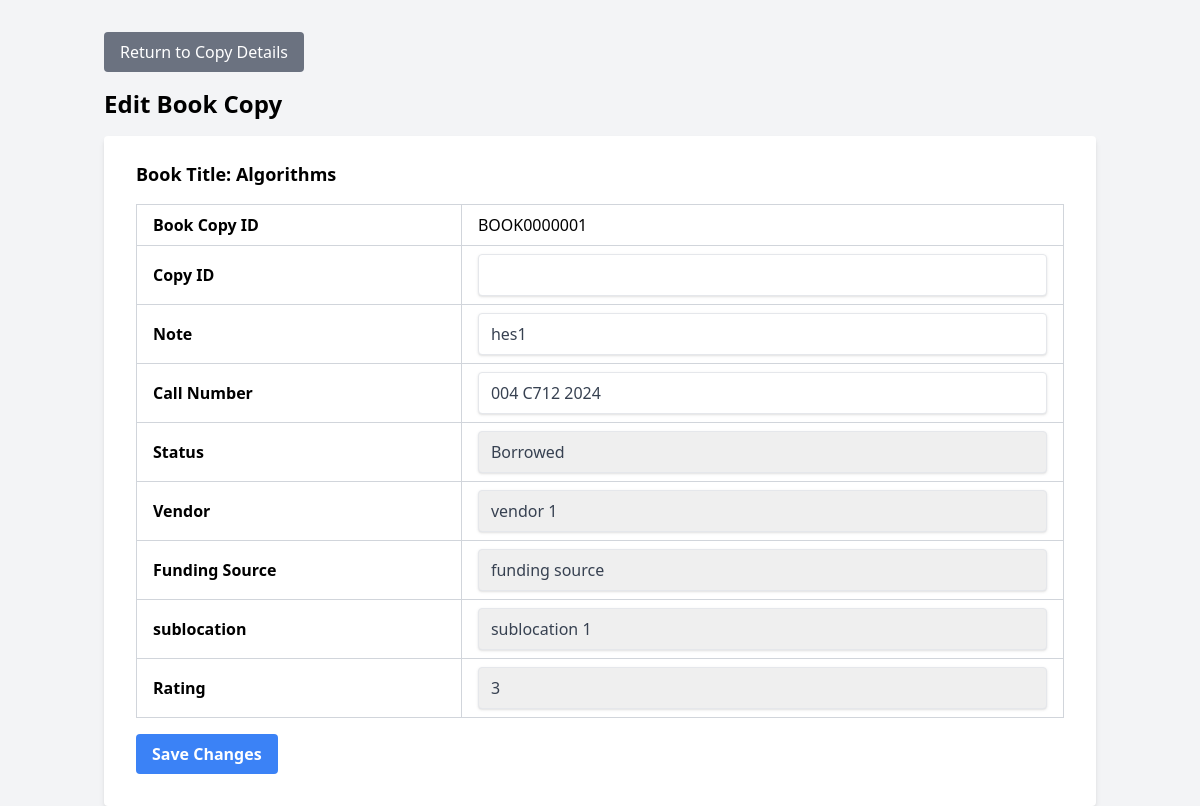
/dashboard/page/include/edit_copy.php?book_copy_ID=807, run on the app's committed database.
### tables this page shows
CREATE TABLE `book_copies` (
  `book_copy_ID` int(11) NOT NULL,
  `book_id` int(11) NOT NULL,
  `book_copy` varchar(50) NOT NULL,
  `copy_ID` varchar(50) NOT NULL,
  `B_title` varchar(255) NOT NULL,
  `status` enum('Available','Borrowed','Reserved') DEFAULT NULL,
  `callNumber` varchar(50) DEFAULT NULL,
  `circulationType` varchar(50) DEFAULT NULL,
  `dateAcquired` date DEFAULT NULL,
  `description1` text DEFAULT NULL,
  `description2` text DEFAULT NULL,
  `description3` text DEFAULT NULL,
  `number1` int(11) DEFAULT NULL,
  `number2` int(11) DEFAULT NULL,
  `number3` int(11) DEFAULT NULL,
  `sublocation` varchar(100) DEFAULT NULL,
  `vendor` varchar(100) DEFAULT NULL,
  `fundingSource` varchar(100) DEFAULT NULL,
  `rating` int(11) NOT NULL DEFAULT 0,
  `note` varchar(50) NOT NULL
);

CREATE TABLE `book` (
  `book_id` int(11) NOT NULL,
  `B_title` varchar(255) NOT NULL,
  `subtitle` varchar(255) DEFAULT NULL,
  `author` varchar(255) DEFAULT NULL,
  `edition` varchar(255) DEFAULT NULL,
  `LCCN` varchar(255) DEFAULT NULL,
  `ISBN` varchar(255) DEFAULT NULL,
  `ISSN` varchar(255) DEFAULT NULL,
  `MT` varchar(255) DEFAULT NULL,
  `ST` varchar(255) DEFAULT NULL,
  `journal` varchar(255) NOT NULL,
  `place` varchar(255) DEFAULT NULL,
  `publisher` varchar(255) DEFAULT NULL,
  `Pdate` date DEFAULT NULL,
  `copyright` varchar(255) DEFAULT NULL,
  `extent` varchar(255) DEFAULT NULL,
  `Odetail` text DEFAULT NULL,
  `size` varchar(255) DEFAULT NULL,
  `url` varchar(255) DEFAULT NULL,
  `Description` text DEFAULT NULL,
  `UTitle` varchar(255) DEFAULT NULL,
  `VForm` varchar(255) DEFAULT NULL,
  `SUTitle` varchar(255) DEFAULT NULL,
  `volume` int(11) DEFAULT NULL,
  `note` varchar(50) DEFAULT NULL,
  `photo` varchar(255) DEFAULT NULL
);

### dashboard/page/include/edit_copy.php (the view, shortened to what this page needs)
<?php
    include '../../config.php';
    $book_copy_ID = isset($_GET['book_copy_ID']) ? $_GET['book_copy_ID'] : '';
    $sql = "SELECT bc.*, b.B_title,
                    v.name AS vendor_name,
                    fs.name AS funding_source_name,
                    sl.name AS sublocation_name
            FROM book_copies bc
            JOIN book b ON bc.book_ID = b.book_ID
            LEFT JOIN vendor v ON bc.vendor = v.name
            LEFT JOIN fundingsource fs ON bc.fundingSource = fs.name
            LEFT JOIN sublocation sl ON bc.sublocation = sl.name
            WHERE bc.book_copy_ID = '" . $conn->real_escape_string($book_copy_ID) . "'";
    $result = $conn->query($sql);
    if (!$result) {
        $message = "Error retrieving copy details: " . $conn->error;
        $message_type = "error";
        $copy_data = [];
    } elseif ($result->num_rows == 0) {
        $message = "No copy found with the specified ID.";
        $message_type = "warning";
        $copy_data = [];
    } else {
        $copy_data = $result->fetch_assoc();
    }
    $vendors_result = $conn->query("SELECT id, name FROM vendor");
    $fund_result = $conn->query("SELECT id, name FROM fundingsource");
    $sub_result = $conn->query("SELECT id, name FROM sublocation");
    $vendors = $vendors_result ? $vendors_result->fetch_all(MYSQLI_ASSOC) : [];
    $funds = $fund_result ? $fund_result->fetch_all(MYSQLI_ASSOC) : [];
    $sublocs = $sub_result ? $sub_result->fetch_all(MYSQLI_ASSOC) : [];
    function renderOptionsById($rows, $selected_id) {
        $options = '';
        $found = false;
        foreach ($rows as $row) {
            if ((string)$row['name'] === (string)$selected_id) {
                $found = true;
                break;
            }
        }
        foreach ($rows as $i => $row) {
            $selected = '';
            if ($found && (string)$row['name'] === (string)$selected_id) {
                $selected = 'selected';
            } elseif (!$found && $i === 0) {
                $selected = 'selected';
            }
            $options .= "<option value='" . htmlspecialchars($row['name']) . "' $selected>" . htmlspecialchars($row['name']) . "</option>";
        }
        return $options;
    }
?>
<!DOCTYPE html>
<html lang="en">
<head>
    <script src="https://cdn.tailwindcss.com"></script>
</head>
<body class="bg-gray-100">
    <div class="container mx-auto mt-8 px-4">
        <a href="../../viewcopy.php?book_copy_ID=<?php echo urlencode($book_copy_ID); ?>"
            class="bg-gray-500 text-white px-4 py-2 rounded hover:bg-gray-600 inline-block mb-4">Return to Copy Details</a>
        <h2 class="text-2xl font-semibold mb-4">Edit Book Copy</h2>
        <?php if (!empty($copy_data)): ?>
        <form method="POST" class="bg-white shadow-md rounded px-8 pt-6 pb-8">
            <div class="mb-4">
                <h3 class="text-lg font-bold">Book Title: <?php echo htmlspecialchars($copy_data['B_title']); ?></h3>
            </div>
            <table class="table-auto w-full border-collapse border border-gray-300">
                <tbody>
                    <tr>
                        <td class="border border-gray-300 px-4 py-2 font-semibold">Book Copy ID</td>
                        <td class="border border-gray-300 px-4 py-2">
                            <?php echo htmlspecialchars($copy_data['book_copy']); ?>
                        </td>
                    </tr>
                    <tr>
                        <td class="border border-gray-300 px-4 py-2 font-semibold">Copy ID</td>
                        <td class="border border-gray-300 px-4 py-2">
                            <input type="text" class="shadow appearance-none border rounded w-full py-2 px-3 text-gray-700 focus:outline-none focus:shadow-outline" id="copy_ID" name="copy_ID" value="<?php echo htmlspecialchars($copy_data['copy_ID']); ?>" >
                        </td>
                    </tr>
                    <tr>
                        <td class="border border-gray-300 px-4 py-2 font-semibold">Note</td>
                        <td class="border border-gray-300 px-4 py-2">
                            <input type="text" class="shadow appearance-none border rounded w-full py-2 px-3 text-gray-700 focus:outline-none focus:shadow-outline" id="note" name="note" value="<?php echo htmlspecialchars($copy_data['note']); ?>" >
                        </td>
                    </tr>
                    <tr>
                        <td class="border border-gray-300 px-4 py-2 font-semibold">Call Number</td>
                        <td class="border border-gray-300 px-4 py-2">
                            <input type="text" class="shadow appearance-none border rounded w-full py-2 px-3 text-gray-700 focus:outline-none focus:shadow-outline" id="callNumber" name="callNumber" value="<?php echo htmlspecialchars($copy_data['callNumber']); ?>" >
                        </td>
                    </tr>
                    <tr>
                        <td class="border border-gray-300 px-4 py-2 font-semibold">Status</td>
                        <td class="border border-gray-300 px-4 py-2">
                            <select class="shadow appearance-none border rounded w-full py-2 px-3 text-gray-700 focus:outline-none focus:shadow-outline" id="status" name="status" >
                                <option value="Borrowed" <?php echo $copy_data['status'] == 'Borrowed' ? 'selected' : ''; ?>>Borrowed</option>
                            </select>
                        </td>
                    </tr>
                    <tr>
                        <td class="border border-gray-300 px-4 py-2 font-semibold">Vendor</td>
                        <td class="border border-gray-300 px-4 py-2">
                            <select name="vendor" id="vendor" class="shadow appearance-none border rounded w-full py-2 px-3 text-gray-700 focus:outline-none focus:shadow-outline">
                            <?php echo renderOptionsById($vendors, $copy_data['vendor']); ?>
                            </select>
                        </td>
                    </tr>
                    <tr>
                        <td class="border border-gray-300 px-4 py-2 font-semibold">Funding Source</td>
                        <td class="border border-gray-300 px-4 py-2">
                            <select name="fundingSource" id="fundingSource" class="shadow appearance-none border rounded w-full py-2 px-3 text-gray-700 focus:outline-none focus:shadow-outline">
                            <?php echo renderOptionsById($funds, $copy_data['fundingSource']); ?>
                            </select>
                        </td>
                    </tr>
                    <tr>
                        <td class="border border-gray-300 px-4 py-2 font-semibold">sublocation</td>
                        <td class="border border-gray-300 px-4 py-2">
                            <select name="sublocation" id="sublocation" class="shadow appearance-none border rounded w-full py-2 px-3 text-gray-700 focus:outline-none focus:shadow-outline">
                            <?php echo renderOptionsById($sublocs, $copy_data['sublocation']); ?>
                            </select>
                        </td>
                    </tr>
                    <tr>
                        <td class="border border-gray-300 px-4 py-2 font-semibold">Rating</td>
                        <td class="border border-gray-300 px-4 py-2">
                            <select class="shadow appearance-none border rounded w-full py-2 px-3 text-gray-700 focus:outline-none focus:shadow-outline" id="rating" name="rating" >
                                <option value="3" <?php echo $copy_data['rating'] == '3' ? 'selected' : ''; ?>>3</option>
                            </select>
                        </td>
                    </tr>
                </tbody>
            </table>
            <div class="flex items-center justify-between mt-4">
                <button type="submit" class="bg-blue-500 hover:bg-blue-700 text-white font-bold py-2 px-4 rounded focus:outline-none focus:shadow-outline" onclick="return confirm('Are you sure you want to save the changes to this book copy?');">Save Changes</button>
            </div>
        </form>
        <?php endif; ?>
    </div>
</body>
</html>

### data on the page
book_copies: book.B_title "Algorithms", book_copy "BOOK0000001", note "hes1", callNumber "004 C712 2024", status "Borrowed", rating "3"

### other printed values
form field vendor "vendor 1"
form field fundingSource "funding source"
form field sublocation "sublocation 1"
